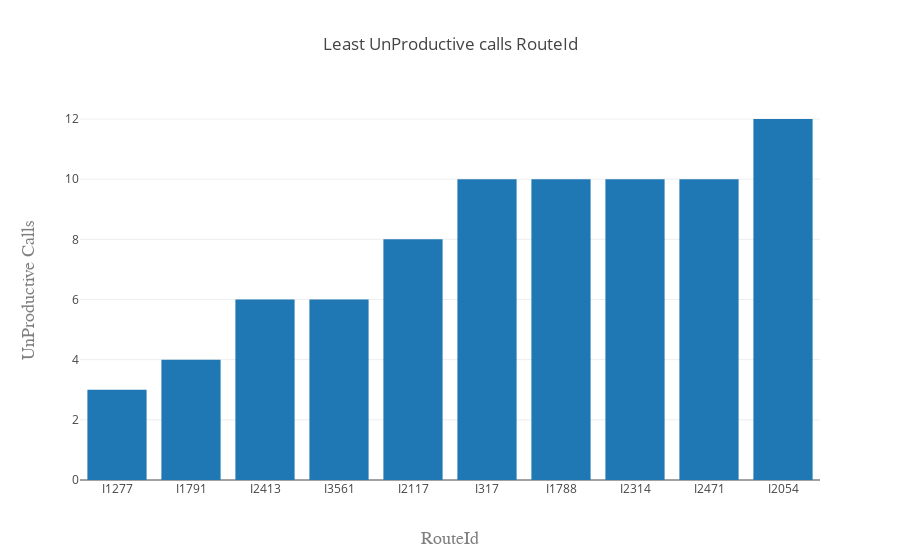
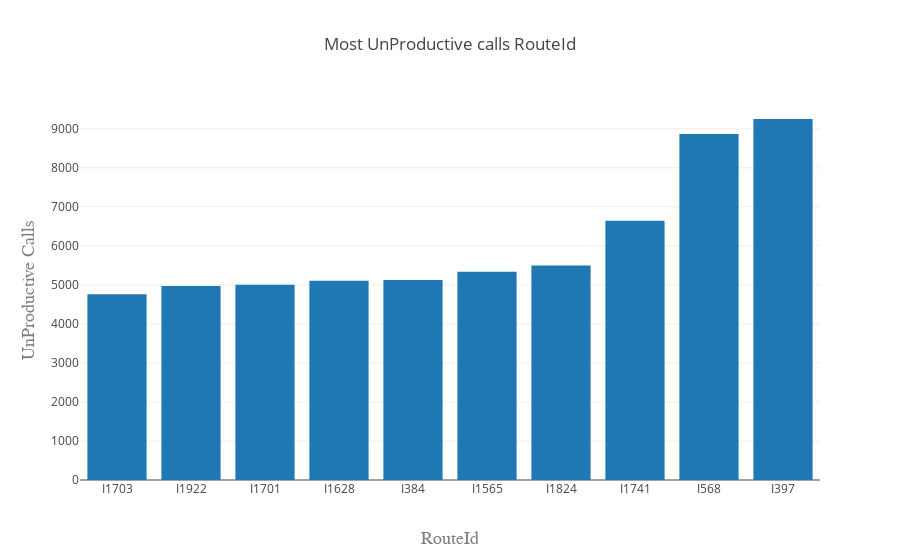

Write notebook code for charts like these, in order.
### Code cell
render_grouped_unproductive("RouteId","ProductiveCalls",0,'RouteId',"UnProductive Calls")

#RouteId with least 10 unproductive calls                          #RouteId with most 10 unproductive calls

### Figure 1 — Plotly figure (JSON) as saved in the notebook; plotly's stock layout.template omitted (floating-point values rounded to 4 significant figures)
{"data": [{"type": "bar", "x": ["I1277", "I1791", "I2413", "I3561", "I2117", "I317", "I1788", "I2314", "I2471", "I2054"], "y": [3, 4, 6, 6, 8, 10, 10, 10, 10, 12]}], "layout": {"title": "Least UnProductive calls RouteId", "xaxis": {"title": "RouteId", "titlefont": {"color": "#7f7f7f", "family": "Courier New, monospace", "size": 18}}, "yaxis": {"title": "UnProductive Calls", "titlefont": {"color": "#7f7f7f", "family": "Courier New, monospace", "size": 18}}}}

### Figure 2 — Plotly figure (JSON) as saved in the notebook; plotly's stock layout.template omitted (floating-point values rounded to 4 significant figures)
{"data": [{"type": "bar", "x": ["I1703", "I1922", "I1701", "I1628", "I384", "I1565", "I1824", "I1741", "I568", "I397"], "y": [4758, 4970, 5006, 5107, 5125, 5333, 5495, 6641, 8863, 9250]}], "layout": {"title": "Most UnProductive calls RouteId", "xaxis": {"title": "RouteId", "titlefont": {"color": "#7f7f7f", "family": "Courier New, monospace", "size": 18}}, "yaxis": {"title": "UnProductive Calls", "titlefont": {"color": "#7f7f7f", "family": "Courier New, monospace", "size": 18}}}}
